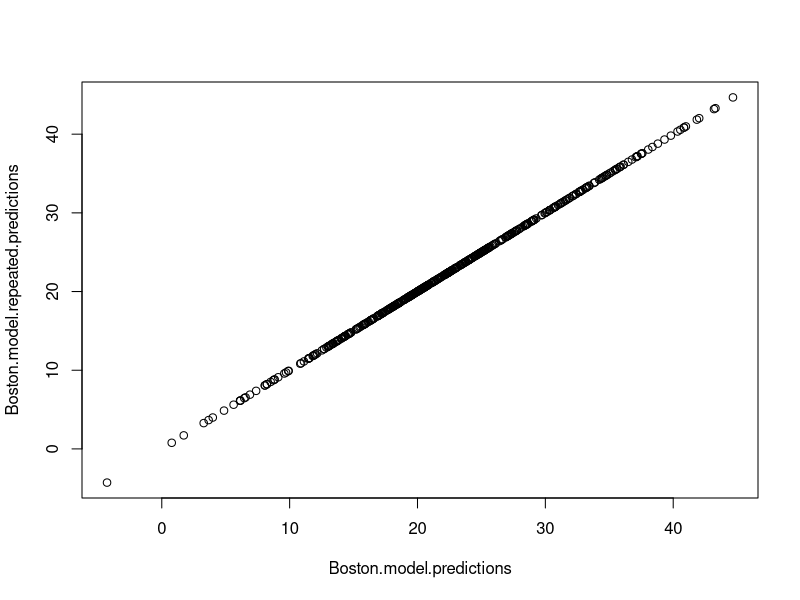

Generate this figure with R: (Note: this script raises an error after producing the figure.)
## ---- chunk 1
library(tidyverse)
names(diamonds)

#create model of on the diamonds data set predciting price using all other variables as predictors (price ~ .)
model <- lm(data = diamonds, formula = price ~ .)

#make predictions on original dataset using the model we just built
p <- predict(object = model, newdata = diamonds)

#compute errors:
error <- p - diamonds$price

#Calculate RMSE:
sqrt(mean(error^2))
## ---- chunk 2
#order the dataset randomly to remove any biases in the ordering of the data

#use set.seed to reproduce the same random split each time you run the script
set.seed(42)

#use sample to shuffle the data
rows <- sample(nrow(diamonds))

# Randomly order data
diamonds <- diamonds[rows, ]

## ---- chunk 3
# Determine row to split on: split
split <- round(nrow(diamonds) * .80)

# Create training dataset
train <- diamonds[1:split, ]

# Create test dataset
test <- diamonds[(split + 1): nrow(diamonds), ]

## ---- chunk 4

# Fit lm model on train: model
model <- lm(price ~ ., train)

# Predict on test: p
p <- predict(model, test)


# Compute errors: error
error <- p - test$price

# Calculate RMSE
sqrt(mean(error^2))
## ---- chunk 5
library(caret) # for modeling
library(mlbench) #for machine learning datasets

#cross-validation method of the diamonds dataset using the train() function
model <- train(
  price ~ ., diamonds,
  method = "lm",
  trControl = trainControl(
    method = "cv", number = 10,
    verboseIter = TRUE
  )
)

# Print model to console
print(model)

#another example using the Boston housing dataset
data("BostonHousing")

Boston.model <- train(
  medv ~ ., BostonHousing,
  method = "lm",
  trControl = trainControl(
    method = "cv", number = 5,
    verboseIter = TRUE
  )
)

# Print model to console
print(Boston.model)


#repeated cross-fold validation to improve the estimate of the test-set error
#using argument "repeats ="

Boston.model.repeated <- train(
  medv ~ ., BostonHousing,
  method = "lm",
  trControl = trainControl(
    method = "cv", number = 5,
    repeats = 5, verboseIter = TRUE
  )
)

# Print model to console
print(Boston.model.repeated)


#you can use the predict function on the model created with the train() function to make predictions about the original dataset
Boston.model.predictions <- predict(Boston.model, BostonHousing) 

Boston.model.repeated.predictions <- predict(Boston.model.repeated, BostonHousing)

plot(x = Boston.model.predictions, y = Boston.model.repeated.predictions)
## ---- chunk 6
#load the Sonar dataset to the enviornment
data("Sonar")

# Shuffle row indices: rows
rows <- sample(nrow(Sonar))

# Randomly order data: Sonar
Sonar <- Sonar[rows,]

# Identify row to split on: split
split <- round(nrow(Sonar) * .6)

# Create train (60%)
train <- Sonar[1:split, ]

# Create test (40%)
test <- Sonar[(split + 1): nrow(Sonar), ]

## ---- chunk 7
# Fit glm model: model
model <- glm(Class ~ ., train, family = "binomial")
model
# Predict on test: p
p <- predict(model, test, type = "response")
p
## ---- chunk 8
# Calculate class probabilities: p_class
p_class <- ifelse(p > .5, "M", "R")
p_class
# Create confusion matrix
confusionMatrix(p_class, test$Class)

## ---- chunk 9

# Apply threshold of 0.9: p_class
p_class <- ifelse(p > .9, "M", "R")


# Create confusion matrix
confusionMatrix(p_class, test$Class)

